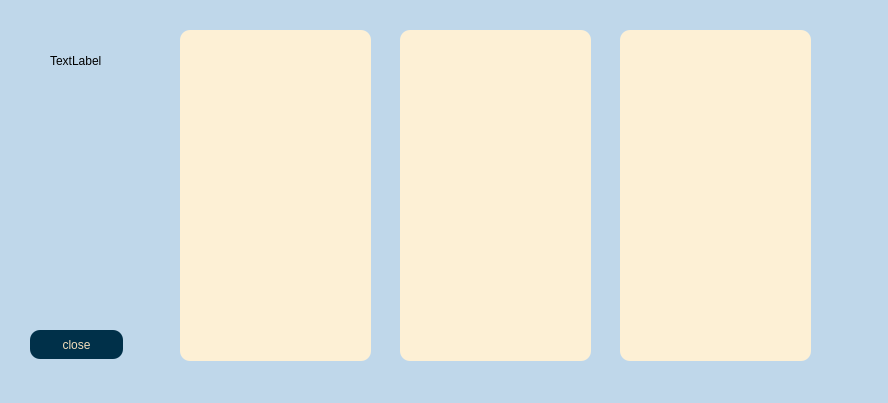
<?xml version="1.0" encoding="UTF-8"?>
<ui version="4.0">
 <class>geraph</class>
 <widget class="QDialog" name="geraph">
  <property name="geometry">
   <rect>
    <x>0</x>
    <y>0</y>
    <width>888</width>
    <height>403</height>
   </rect>
  </property>
  <property name="windowTitle">
   <string>Dialog</string>
  </property>
  <property name="styleSheet">
   <string notr="true">background-color:rgb(191, 215, 234);
</string>
  </property>
  <widget class="QLabel" name="label">
   <property name="geometry">
    <rect>
     <x>50</x>
     <y>40</y>
     <width>111</width>
     <height>41</height>
    </rect>
   </property>
   <property name="text">
    <string>TextLabel</string>
   </property>
  </widget>
  <widget class="QListWidget" name="listWidget">
   <property name="geometry">
    <rect>
     <x>180</x>
     <y>30</y>
     <width>191</width>
     <height>331</height>
    </rect>
   </property>
   <property name="cursor" stdset="0">
    <cursorShape>PointingHandCursor</cursorShape>
   </property>
   <property name="styleSheet">
    <string notr="true">background-color:rgb(253, 240, 213);
border-radius: 10%;</string>
   </property>
  </widget>
  <widget class="QListWidget" name="listWidget_2">
   <property name="geometry">
    <rect>
     <x>400</x>
     <y>30</y>
     <width>191</width>
     <height>331</height>
    </rect>
   </property>
   <property name="cursor" stdset="0">
    <cursorShape>PointingHandCursor</cursorShape>
   </property>
   <property name="styleSheet">
    <string notr="true">background-color:rgb(253, 240, 213);
border-radius: 10%;</string>
   </property>
  </widget>
  <widget class="QListWidget" name="listWidget_3">
   <property name="geometry">
    <rect>
     <x>620</x>
     <y>30</y>
     <width>191</width>
     <height>331</height>
    </rect>
   </property>
   <property name="cursor" stdset="0">
    <cursorShape>PointingHandCursor</cursorShape>
   </property>
   <property name="styleSheet">
    <string notr="true">background-color:rgb(253, 240, 213);
border-radius: 10%;</string>
   </property>
  </widget>
  <widget class="QPushButton" name="pushButton">
   <property name="geometry">
    <rect>
     <x>30</x>
     <y>330</y>
     <width>93</width>
     <height>29</height>
    </rect>
   </property>
   <property name="cursor">
    <cursorShape>PointingHandCursor</cursorShape>
   </property>
   <property name="styleSheet">
    <string notr="true">background-color:rgb(0, 48, 73);
border-radius: 10px;
color:rgb(245, 223, 187);</string>
   </property>
   <property name="text">
    <string>close</string>
   </property>
  </widget>
 </widget>
 <resources/>
 <connections/>
</ui>
